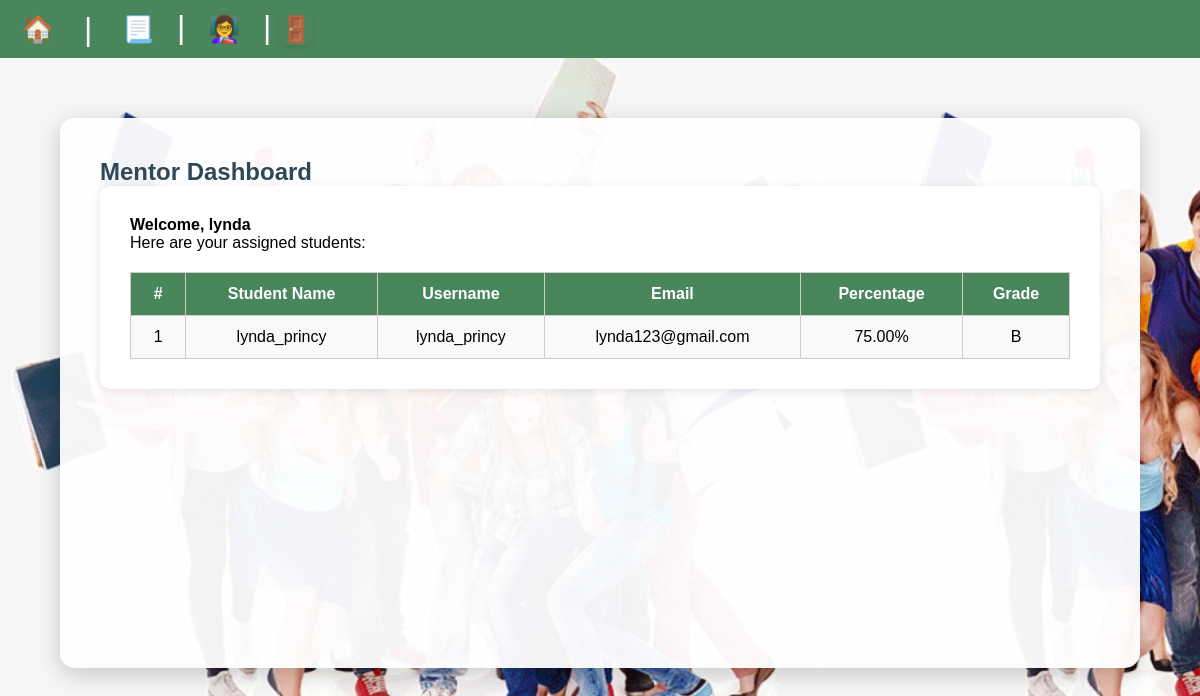
The page /mentor/dashboard/ (signed in) on the database its author committed.
### mentor/models.py (models this page shows, shortened)
class Student(models.Model):
    user = models.OneToOneField(User,on_delete=models.CASCADE,related_name='student_profile')
    full_name = models.CharField(max_length=200,unique=True)
    mentor = models.ForeignKey('Mentor',on_delete=models.SET_NULL,null=True,blank=True,related_name='students')
    class Meta:
        constraints = [models.UniqueConstraint(Lower('full_name'),name='unique_full_name_case_insensitive')]
        verbose_name = "Student"
        verbose_name_plural = "Students"

### mentor/views.py (the view)
# urls.py: path("dashboard/", views.mentor_dashboard, name="mentor_dashboard"),
@login_required
def mentor_dashboard(request):
    if not hasattr(request.user, 'userprofile') or request.user.userprofile.role != 'mentor':
        return render(request, 'mentor/not_authorized.html')
    try:
        mentor_instance = Mentor.objects.get(user=request.user)
    except Mentor.DoesNotExist:
        return render(request, 'mentor/not_authorized.html', {"error": "Mentor profile not found."})
    students = mentor_instance.students.prefetch_related('marks', 'user')
    student_data = []
    for student in students:
        marks_list = student.marks.all()
        if marks_list.exists():
            total = sum(m.marks_obtained for m in marks_list)
            max_total = sum(m.max_marks for m in marks_list)
            percentage = (total / max_total) * 100
            if percentage >= 90:
                grade = "A"
            elif percentage >= 75:
                grade = "B"
            elif percentage >= 50:
                grade = "C"
            else:
                grade = "D"
        else:
            percentage = None
            grade = "-"
        student_data.append({
            "student": student,
            "percentage": percentage,
            "grade": grade
        })
    return render(request, "mentor/mentor_dashboard.html", {
        "mentor": mentor_instance,
        "student_data": student_data
    })

### mentor/templates/mentor/mentor_dashboard.html (shortened to what this page needs)
{% extends "layout.html" %}
{% load static %}
{% block content %}
<div class="mentor-container mt-5">
    <h2 class="mb-4 text-center">Mentor Dashboard</h2>
    <div class="card shadow p-4">
        <h4 class="text-primary">Welcome, {{ request.user.get_full_name|default:request.user.username }}</h4>
        <p class="text-muted mb-4">Here are your assigned students:</p>
        {% if student_data %}
        <table class="table table-bordered table-striped align-middle">
            <thead class="table-dark">
                <tr>
                    <th>#</th>
                    <th>Student Name</th>
                    <th>Username</th>
                    <th>Email</th>
                    <th>Percentage</th>
                    <th>Grade</th>
                </tr>
            </thead>
            <tbody>
                {% for data in student_data %}
                <tr>
                    <td>{{ forloop.counter }}</td>
                    <td>{{ data.student.full_name }}</td>
                    <td>{{ data.student.user.username }}</td>
                    <td>{{ data.student.user.email }}</td>
                    <td>
                        {% if data.percentage %}
                            {{ data.percentage|floatformat:2 }}%
                        {% else %}
                            -
                        {% endif %}
                    </td>
                    <td>{{ data.grade }}</td>
                </tr>
                {% endfor %}
            </tbody>
        </table>
    {% else %}
    <div class="alert alert-info text-center">
        No students assigned to you yet.
    </div>
    {% endif %}
    </div>
</div>
{% endblock %}

### static/css/style.css (style rules this page uses)
* { margin: 0; padding: 0; box-sizing: border-box; }
html,body { height: 100%; }
body { background-color: #bde1b0; font-family: Arial, sans-serif; display: flex; flex-direction: column; min-height: 100vh; }
.mentor-container { width: 90%; max-width: 1100px; min-height: 550px; margin: 60px auto; padding: 40px; background: rgba(255, 255, 255, 0.95); border-radius: 15px; box-shadow: 0 6px 25px rgba(0, 0, 0, 0.2); }
.card { padding: 30px; background-color: #fff; border-radius: 10px; box-shadow: 0 4px 15px rgba(0,0,0,0.15); width: 100%; }
.card { background: #ffffff; border-radius: 10px; box-shadow: 0 2px 10px rgba(0, 0, 0, 0.1); }
h2 { color: #2f4858; font-weight: bold; }
.table { width: 100%; border-collapse: collapse; margin-top: 20px; }
.table th, .table td { padding: 12px 15px; border: 1px solid #ccc; text-align: center; }
.table th { background-color: #4a865c; color: white; font-weight: bold; }
.table-striped tbody tr:nth-child(odd) { background-color: #f9f9f9; }

### rows shown on the page
Student: student.full_name "lynda_princy", student.user.username "lynda_princy", student.user.email "lynda123@gmail.com", percentage "75.00", grade "B"

### other values the page prints
{{ request.user.get_full_name|default:request.user.username }} "lynda"
